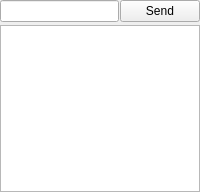
<?xml version="1.0" encoding="UTF-8"?>
<ui version="4.0">
 <class>ConsoleWidget</class>
 <widget class="QWidget" name="ConsoleWidget">
  <property name="geometry">
   <rect>
    <x>0</x>
    <y>0</y>
    <width>200</width>
    <height>192</height>
   </rect>
  </property>
  <property name="minimumSize">
   <size>
    <width>200</width>
    <height>192</height>
   </size>
  </property>
  <property name="windowTitle">
   <string>ConsoleWidget</string>
  </property>
  <layout class="QVBoxLayout" name="verticalLayout">
   <property name="spacing">
    <number>3</number>
   </property>
   <property name="leftMargin">
    <number>0</number>
   </property>
   <property name="topMargin">
    <number>0</number>
   </property>
   <property name="rightMargin">
    <number>0</number>
   </property>
   <property name="bottomMargin">
    <number>0</number>
   </property>
   <item>
    <layout class="QHBoxLayout" name="horizontalLayout">
     <property name="spacing">
      <number>1</number>
     </property>
     <property name="leftMargin">
      <number>0</number>
     </property>
     <property name="topMargin">
      <number>0</number>
     </property>
     <property name="rightMargin">
      <number>0</number>
     </property>
     <property name="bottomMargin">
      <number>0</number>
     </property>
     <item>
      <widget class="QLineEdit" name="lineEdit"/>
     </item>
     <item>
      <widget class="QPushButton" name="pushButton_send">
       <property name="text">
        <string>Send</string>
       </property>
      </widget>
     </item>
    </layout>
   </item>
   <item>
    <widget class="QPlainTextEdit" name="plainTextEdit">
     <property name="readOnly">
      <bool>true</bool>
     </property>
     <property name="plainText">
      <string/>
     </property>
    </widget>
   </item>
  </layout>
 </widget>
 <layoutdefault spacing="6" margin="11"/>
 <resources/>
 <connections/>
</ui>
